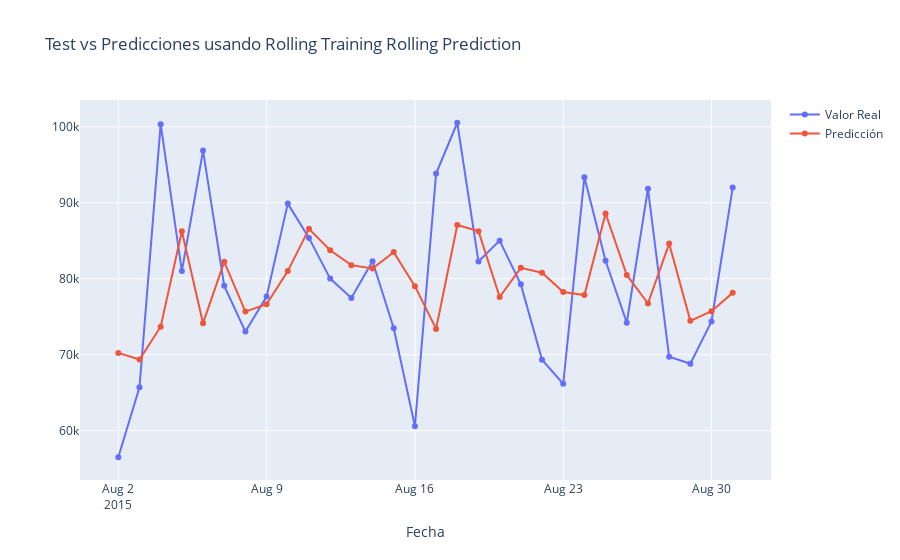

Notebook code for this chart:
### Code cell
plot_arima(
    test_df,
    values_arima_rolling,
    predictions_arima_rolling,
    title="Test vs Predicciones usando Rolling Training Rolling Prediction",
)

### Figure 1 — Plotly figure (JSON) as saved in the notebook; plotly's stock layout.template omitted (floating-point values rounded to 4 significant figures)
{"data": [{"hovertemplate": "Series=Valor Real<br>Fecha=%{x}<br>=%{y}<extra></extra>", "legendgroup": "Valor Real", "line": {"color": "#636efa", "dash": "solid"}, "marker": {"symbol": "circle"}, "mode": "lines+markers", "name": "Valor Real", "orientation": "v", "showlegend": true, "type": "scatter", "x": ["2015-08-02T00:00:00", "2015-08-03T00:00:00", "2015-08-04T00:00:00", "2015-08-05T00:00:00", "2015-08-06T00:00:00", "2015-08-07T00:00:00", "2015-08-08T00:00:00", "2015-08-09T00:00:00", "2015-08-10T00:00:00", "2015-08-11T00:00:00", "2015-08-12T00:00:00", "2015-08-13T00:00:00", "2015-08-14T00:00:00", "2015-08-15T00:00:00", "2015-08-16T00:00:00", "2015-08-17T00:00:00", "2015-08-18T00:00:00", "2015-08-19T00:00:00", "2015-08-20T00:00:00", "2015-08-21T00:00:00", "2015-08-22T00:00:00", "2015-08-23T00:00:00", "2015-08-24T00:00:00", "2015-08-25T00:00:00", "2015-08-26T00:00:00", "2015-08-27T00:00:00", "2015-08-28T00:00:00", "2015-08-29T00:00:00", "2015-08-30T00:00:00", "2015-08-31T00:00:00"], "xaxis": "x", "y": [56499, 65712, 100339, 80999, 96870, 79060, 73044, 77648, 89887, 85371, 80016, 77471, 82299, 73489, 60586, 93839, 100529, 82260, 85008, 79257, 69344, 66164, 93346, 82358, 74204, 91839, 69723, 68812, 74384, 91991], "yaxis": "y"}, {"hovertemplate": "Series=Predicción<br>Fecha=%{x}<br>=%{y}<extra></extra>", "legendgroup": "Predicción", "line": {"color": "#EF553B", "dash": "solid"}, "marker": {"symbol": "circle"}, "mode": "lines+markers", "name": "Predicción", "orientation": "v", "showlegend": true, "type": "scatter", "x": ["2015-08-02T00:00:00", "2015-08-03T00:00:00", "2015-08-04T00:00:00", "2015-08-05T00:00:00", "2015-08-06T00:00:00", "2015-08-07T00:00:00", "2015-08-08T00:00:00", "2015-08-09T00:00:00", "2015-08-10T00:00:00", "2015-08-11T00:00:00", "2015-08-12T00:00:00", "2015-08-13T00:00:00", "2015-08-14T00:00:00", "2015-08-15T00:00:00", "2015-08-16T00:00:00", "2015-08-17T00:00:00", "2015-08-18T00:00:00", "2015-08-19T00:00:00", "2015-08-20T00:00:00", "2015-08-21T00:00:00", "2015-08-22T00:00:00", "2015-08-23T00:00:00", "2015-08-24T00:00:00", "2015-08-25T00:00:00", "2015-08-26T00:00:00", "2015-08-27T00:00:00", "2015-08-28T00:00:00", "2015-08-29T00:00:00", "2015-08-30T00:00:00", "2015-08-31T00:00:00"], "xaxis": "x", "y": [70230.0, 69370.0, 73680.0, 86260.0, 74150.0, 82220.0, 75670.0, 76630.0, 81000.0, 86560.0, 83750.0, 81790.0, 81340.0, 83500.0, 79020.0, 73390.0, 87060.0, 86260.0, 77600.0, 81430.0, 80800.0, 78250.0, 77850.0, 88580.0, 80490.0, 76740.0, 84630.0, 74450.0, 75730.0, 78140.0], "yaxis": "y"}], "layout": {"legend": {"title": {"text": ""}, "tracegroupgap": 0}, "title": {"text": "Test vs Predicciones usando Rolling Training Rolling Prediction"}, "xaxis": {"anchor": "y", "domain": [0, 1], "title": {"text": "Fecha"}}, "yaxis": {"anchor": "x", "domain": [0, 1], "title": {"text": ""}}}}
